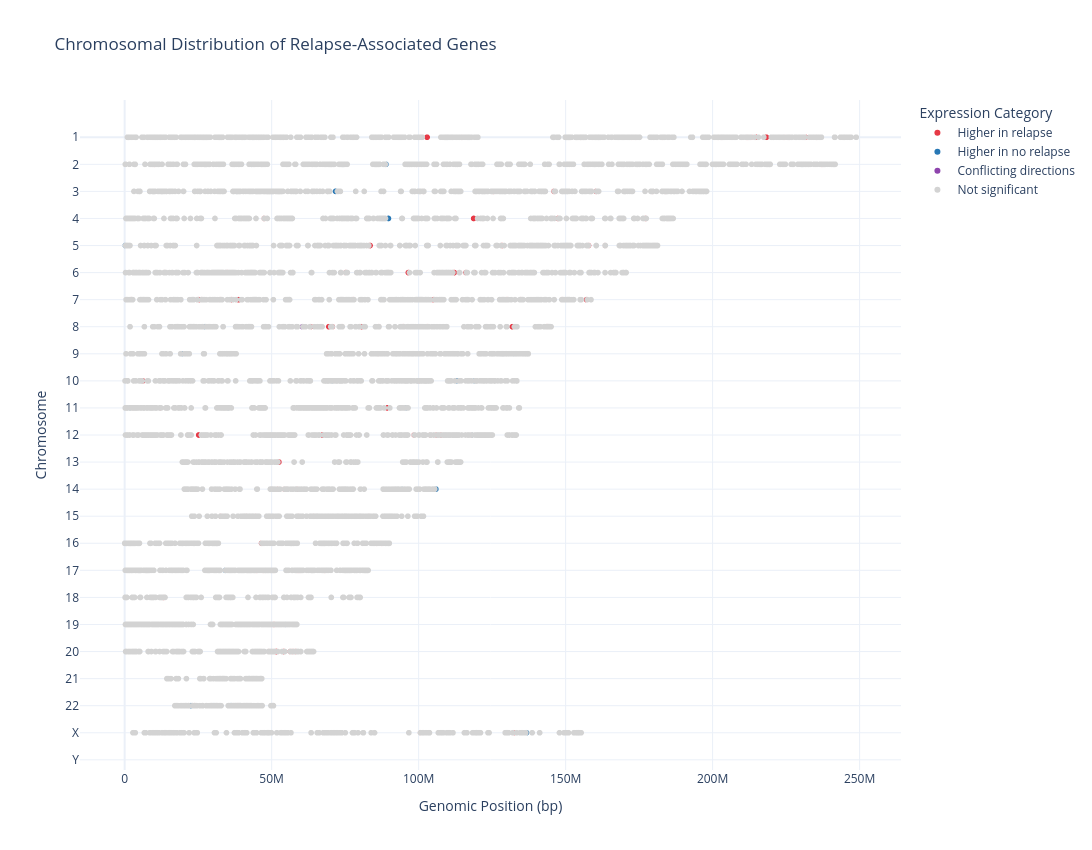

Notebook code cell kept with this figure:
### Code cell
import plotly.express as px

# Define colours for expression categories
color_map = {
    "Not significant": "#D3D3D3",
    "Higher in relapse": "#E63946",
    "Higher in no relapse": "#2878B5",
    "Conflicting directions": "#8E44AD"
}

# Create chromosome positions
chromosome_positions = {
    chromosome: i
    for i, chromosome in enumerate(chromosome_order)
}

gene_level_results_clean["Chromosome_Position"] = (
    gene_level_results_clean["Chromosome"].astype(str).map(chromosome_positions)
)

# Create figure
fig = px.scatter(
    gene_level_results_clean,
    x="start",
    y="Chromosome_Position",
    color="Expression_Category",
    color_discrete_map=color_map,
    hover_name="Gene_Symbol",
    hover_data={
        "Chromosome": True,
        "start": ":,",
        "Mean_Difference": ":.4f",
        "Adjusted_P_Value": ":.4e",
        "Significant_Probe_Count": True,
        "Chromosome_Position": False,
        "Expression_Category": True
    },
    category_orders={
        "Expression_Category": [
            "Higher in relapse",
            "Higher in no relapse",
            "Conflicting directions",
            "Not significant"
        ]
    },
    title="Chromosomal Distribution of Relapse-Associated Genes"
)

# Format layout
fig.update_layout(
    xaxis_title="Genomic Position (bp)",
    yaxis_title="Chromosome",
    yaxis=dict(
        tickmode="array",
        tickvals=list(chromosome_positions.values()),
        ticktext=chromosome_order,
        autorange="reversed"
    ),
    height=850,
    width=1200,
    legend_title="Expression Category",
    template="plotly_white"
)

fig.show()

### Figure 1 — Plotly figure (JSON) as saved in the notebook; plotly's stock layout.template omitted (floating-point values rounded to 4 significant figures; data arrays with more than 128 entries replaced by an {"elided": "..."} marker saying what was removed)
{"data": [{"customdata": {"elided": "141x5 mixed values"}, "hovertemplate": "<b>%{hovertext}</b><br><br>Expression_Category=%{customdata[4]}<br>start=%{x:,}<br>Chromosome=%{customdata[0]}<br>Mean_Difference=%{customdata[1]:.4f}<br>Adjusted_P_Value=%{customdata[2]:.4e}<br>Significant_Probe_Count=%{customdata[3]}<extra></extra>", "hovertext": {"elided": "141 str values"}, "legendgroup": "Higher in relapse", "marker": {"color": "#E63946", "symbol": "circle"}, "mode": "markers", "name": "Higher in relapse", "showlegend": true, "type": "scattergl", "x": {"elided": "141 int values"}, "xaxis": "x", "y": {"elided": "141 int values"}, "yaxis": "y"}, {"customdata": {"elided": "52x5 mixed values"}, "hovertemplate": "<b>%{hovertext}</b><br><br>Expression_Category=%{customdata[4]}<br>start=%{x:,}<br>Chromosome=%{customdata[0]}<br>Mean_Difference=%{customdata[1]:.4f}<br>Adjusted_P_Value=%{customdata[2]:.4e}<br>Significant_Probe_Count=%{customdata[3]}<extra></extra>", "hovertext": ["NFYC", "KDM4A", "AHCYL1", "VTCN1", "TXNIP", "ZFP36L2", "MOB1A", "IGKC", "SP100", "ACAA1", "GPR27", "JCHAIN", "SNCA", "SDHA", "GLRX", "CD74", "BTN3A2", "APOM", "PEX6", "PTK2B", "JAK2", "RPS6", "SPTAN1", "SETX", "PRF1", "SLC25A28", "C10orf95-AS1", "TCF7L2", "EIF3A", "AP2A2", "LSP1", "CD44", "NR1H3", "CEP57", "ERP29", "PEBP1", "SERPINA1", "IGH", "IGHM", "IQCK", "COX6A2", "CCL2", "SHFL", "LILRB4", "TMPRSS3", "IGLV1-44", "IGLC1", "SF3A1", "APOL3", "APOL1", "RPL3", "ARHGEF6"], "legendgroup": "Higher in no relapse", "marker": {"color": "#2878B5", "symbol": "circle"}, "mode": "markers", "name": "Higher in no relapse", "showlegend": true, "type": "scattergl", "x": [40691704, 43650149, 109984765, 117143587, 145992435, 43222402, 74152528, 88857361, 230416201, 38122715, 71753855, 70655541, 89724099, 218320, 95813849, 150401639, 26365169, 31652404, 42963865, 27310506, 4984390, 19375715, 128552587, 132261356, 70597348, 99610522, 102449817, 112950247, 119033670, 925870, 1853084, 35139171, 47248300, 95790014, 112013426, 118136124, 94376747, 105586437, 105851966, 19718271, 31427731, 34255285, 10086317, 54662985, 42371890, 22380880, 22895375, 30331988, 36140323, 36253133, 39312882, 136665550], "xaxis": "x", "y": [0, 0, 0, 0, 0, 1, 1, 1, 1, 2, 2, 3, 3, 4, 4, 4, 5, 5, 5, 7, 8, 8, 8, 8, 9, 9, 9, 9, 9, 10, 10, 10, 10, 10, 11, 11, 13, 13, 13, 15, 15, 16, 18, 18, 20, 21, 21, 21, 21, 21, 21, 22], "yaxis": "y"}, {"customdata": [["8", 0.02629, 0.02592, 2, "Conflicting directions"]], "hovertemplate": "<b>%{hovertext}</b><br><br>Expression_Category=%{customdata[4]}<br>start=%{x:,}<br>Chromosome=%{customdata[0]}<br>Mean_Difference=%{customdata[1]:.4f}<br>Adjusted_P_Value=%{customdata[2]:.4e}<br>Significant_Probe_Count=%{customdata[3]}<extra></extra>", "hovertext": ["RAB2A"], "legendgroup": "Conflicting directions", "marker": {"color": "#8E44AD", "symbol": "circle"}, "mode": "markers", "name": "Conflicting directions", "showlegend": true, "type": "scattergl", "x": [60516910], "xaxis": "x", "y": [7], "yaxis": "y"}, {"customdata": {"elided": "7203x5 str values"}, "hovertemplate": "<b>%{hovertext}</b><br><br>Expression_Category=%{customdata[4]}<br>start=%{x:,}<br>Chromosome=%{customdata[0]}<br>Mean_Difference=%{customdata[1]:.4f}<br>Adjusted_P_Value=%{customdata[2]:.4e}<br>Significant_Probe_Count=%{customdata[3]}<extra></extra>", "hovertext": {"elided": "7203 str values"}, "legendgroup": "Not significant", "marker": {"color": "#D3D3D3", "symbol": "circle"}, "mode": "markers", "name": "Not significant", "showlegend": true, "type": "scattergl", "x": {"elided": "7203 int values"}, "xaxis": "x", "y": {"elided": "7203 int values"}, "yaxis": "y"}], "layout": {"height": 850, "legend": {"title": {"text": "Expression Category"}, "tracegroupgap": 0}, "title": {"text": "Chromosomal Distribution of Relapse-Associated Genes"}, "width": 1200, "xaxis": {"anchor": "y", "domain": [0, 1], "title": {"text": "Genomic Position (bp)"}}, "yaxis": {"anchor": "x", "autorange": "reversed", "domain": [0, 1], "tickmode": "array", "ticktext": ["1", "2", "3", "4", "5", "6", "7", "8", "9", "10", "11", "12", "13", "14", "15", "16", "17", "18", "19", "20", "21", "22", "X", "Y"], "tickvals": [0, 1, 2, 3, 4, 5, 6, 7, 8, 9, 10, 11, 12, 13, 14, 15, 16, 17, 18, 19, 20, 21, 22, 23], "title": {"text": "Chromosome"}}}}
